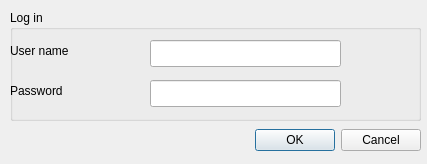
<?xml version="1.0" encoding="UTF-8"?>
<ui version="4.0">
 <class>Dialog</class>
 <widget class="QDialog" name="Dialog">
  <property name="geometry">
   <rect>
    <x>0</x>
    <y>0</y>
    <width>427</width>
    <height>164</height>
   </rect>
  </property>
  <property name="focusPolicy">
   <enum>Qt::NoFocus</enum>
  </property>
  <property name="windowTitle">
   <string>Log in</string>
  </property>
  <widget class="QDialogButtonBox" name="buttonBox">
   <property name="geometry">
    <rect>
     <x>10</x>
     <y>120</y>
     <width>411</width>
     <height>41</height>
    </rect>
   </property>
   <property name="layoutDirection">
    <enum>Qt::LeftToRight</enum>
   </property>
   <property name="autoFillBackground">
    <bool>false</bool>
   </property>
   <property name="orientation">
    <enum>Qt::Horizontal</enum>
   </property>
   <property name="standardButtons">
    <set>QDialogButtonBox::Cancel|QDialogButtonBox::Ok</set>
   </property>
   <property name="centerButtons">
    <bool>false</bool>
   </property>
  </widget>
  <widget class="QGroupBox" name="groupbox_log_in">
   <property name="geometry">
    <rect>
     <x>10</x>
     <y>10</y>
     <width>411</width>
     <height>111</height>
    </rect>
   </property>
   <property name="title">
    <string>Log in</string>
   </property>
   <widget class="QLabel" name="label_username">
    <property name="geometry">
     <rect>
      <x>0</x>
      <y>30</y>
      <width>141</width>
      <height>21</height>
     </rect>
    </property>
    <property name="text">
     <string>User name</string>
    </property>
   </widget>
   <widget class="QLineEdit" name="lineedit_username">
    <property name="geometry">
     <rect>
      <x>140</x>
      <y>30</y>
      <width>191</width>
      <height>27</height>
     </rect>
    </property>
    <property name="focusPolicy">
     <enum>Qt::StrongFocus</enum>
    </property>
    <property name="text">
     <string/>
    </property>
    <property name="readOnly">
     <bool>false</bool>
    </property>
    <property name="placeholderText">
     <string/>
    </property>
   </widget>
   <widget class="QLabel" name="label_password">
    <property name="geometry">
     <rect>
      <x>0</x>
      <y>70</y>
      <width>141</width>
      <height>21</height>
     </rect>
    </property>
    <property name="text">
     <string>Password</string>
    </property>
   </widget>
   <widget class="QLineEdit" name="lineedit_password">
    <property name="geometry">
     <rect>
      <x>140</x>
      <y>70</y>
      <width>191</width>
      <height>27</height>
     </rect>
    </property>
    <property name="focusPolicy">
     <enum>Qt::StrongFocus</enum>
    </property>
    <property name="text">
     <string/>
    </property>
    <property name="readOnly">
     <bool>false</bool>
    </property>
    <property name="placeholderText">
     <string/>
    </property>
   </widget>
  </widget>
 </widget>
 <resources/>
 <connections>
  <connection>
   <sender>buttonBox</sender>
   <signal>accepted()</signal>
   <receiver>Dialog</receiver>
   <slot>accept()</slot>
   <hints>
    <hint type="sourcelabel">
     <x>248</x>
     <y>254</y>
    </hint>
    <hint type="destinationlabel">
     <x>157</x>
     <y>274</y>
    </hint>
   </hints>
  </connection>
  <connection>
   <sender>buttonBox</sender>
   <signal>rejected()</signal>
   <receiver>Dialog</receiver>
   <slot>reject()</slot>
   <hints>
    <hint type="sourcelabel">
     <x>316</x>
     <y>260</y>
    </hint>
    <hint type="destinationlabel">
     <x>286</x>
     <y>274</y>
    </hint>
   </hints>
  </connection>
 </connections>
</ui>
